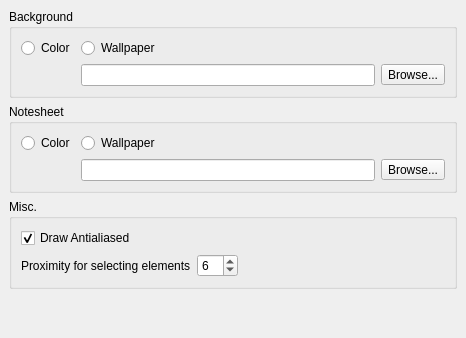
     <widget class="QWidget" name="tab2">
      <property name="accessibleName">
       <string/>
      </property>
      <attribute name="title">
       <string>Canvas</string>
      </attribute>
      <layout class="QVBoxLayout">
       <property name="spacing">
        <number>6</number>
       </property>
       <property name="margin">
        <number>9</number>
       </property>
       <item>
        <widget class="QGroupBox" name="groupBox_2">
         <property name="title">
          <string>Background</string>
         </property>
         <property name="flat">
          <bool>true</bool>
         </property>
         <layout class="QGridLayout">
          <property name="margin">
           <number>9</number>
          </property>
          <property name="spacing">
           <number>6</number>
          </property>
          <item row="0" column="1">
           <widget class="QRadioButton" name="bgWallpaperButton">
            <property name="text">
             <string>Wallpaper</string>
            </property>
           </widget>
          </item>
          <item row="0" column="0">
           <widget class="QRadioButton" name="bgColorButton">
            <property name="text">
             <string>Color</string>
            </property>
           </widget>
          </item>
          <item row="1" column="1">
           <layout class="QHBoxLayout">
            <property name="spacing">
             <number>6</number>
            </property>
            <property name="margin">
             <number>0</number>
            </property>
            <item>
             <widget class="QLineEdit" name="bgWallpaper"/>
            </item>
            <item>
             <widget class="QToolButton" name="bgWallpaperSelect">
              <property name="text">
               <string>Browse...</string>
              </property>
              <property name="icon">
               <iconset resource="mscore.qrc">
                <normaloff>:/data/fileopen.svg</normaloff>:/data/fileopen.svg</iconset>
              </property>
             </widget>
            </item>
           </layout>
          </item>
          <item row="1" column="0">
           <layout class="QHBoxLayout">
            <property name="spacing">
             <number>6</number>
            </property>
            <property name="margin">
             <number>0</number>
            </property>
            <item>
             <widget class="Awl::ColorLabel" name="bgColorLabel"/>
            </item>
           </layout>
          </item>
         </layout>
        </widget>
       </item>
       <item>
        <widget class="QGroupBox" name="groupBox_3">
         <property name="title">
          <string>Notesheet</string>
         </property>
         <property name="flat">
          <bool>true</bool>
         </property>
         <layout class="QGridLayout">
          <property name="margin">
           <number>9</number>
          </property>
          <property name="spacing">
           <number>6</number>
          </property>
          <item row="1" column="1">
           <layout class="QHBoxLayout">
            <property name="spacing">
             <number>6</number>
            </property>
            <property name="margin">
             <number>0</number>
            </property>
            <item>
             <widget class="QLineEdit" name="fgWallpaper"/>
            </item>
            <item>
             <widget class="QToolButton" name="fgWallpaperSelect">
              <property name="text">
               <string>Browse...</string>
              </property>
              <property name="icon">
               <iconset resource="mscore.qrc">
                <normaloff>:/data/fileopen.svg</normaloff>:/data/fileopen.svg</iconset>
              </property>
             </widget>
            </item>
           </layout>
          </item>
          <item row="1" column="0">
           <layout class="QHBoxLayout">
            <property name="spacing">
             <number>6</number>
            </property>
            <property name="margin">
             <number>0</number>
            </property>
            <item>
             <widget class="Awl::ColorLabel" name="fgColorLabel"/>
            </item>
           </layout>
          </item>
          <item row="0" column="1">
           <widget class="QRadioButton" name="fgWallpaperButton">
            <property name="text">
             <string>Wallpaper</string>
            </property>
           </widget>
          </item>
          <item row="0" column="0">
           <widget class="QRadioButton" name="fgColorButton">
            <property name="text">
             <string>Color</string>
            </property>
           </widget>
          </item>
         </layout>
        </widget>
       </item>
       <item>
        <widget class="QGroupBox" name="groupBox_4">
         <property name="title">
          <string>Misc.</string>
         </property>
         <property name="flat">
          <bool>true</bool>
         </property>
         <layout class="QGridLayout">
          <item row="1" column="0">
           <widget class="QLabel" name="label_24">
            <property name="text">
             <string>Proximity for selecting elements</string>
            </property>
           </widget>
          </item>
          <item row="1" column="1">
           <widget class="QSpinBox" name="proximity">
            <property name="minimum">
             <number>1</number>
            </property>
            <property name="value">
             <number>6</number>
            </property>
           </widget>
          </item>
          <item row="1" column="2" colspan="2">
           <spacer>
            <property name="orientation">
             <enum>Qt::Horizontal</enum>
            </property>
            <property name="sizeHint" stdset="0">
             <size>
              <width>201</width>
              <height>20</height>
             </size>
            </property>
           </spacer>
          </item>
          <item row="0" column="0">
           <widget class="QCheckBox" name="drawAntialiased">
            <property name="toolTip">
             <string>disable antialiased drawing</string>
            </property>
            <property name="whatsThis">
             <string>uncheck this to speed up drawing</string>
            </property>
            <property name="text">
             <string>Draw Antialiased</string>
            </property>
            <property name="checked">
             <bool>true</bool>
            </property>
           </widget>
          </item>
         </layout>
        </widget>
       </item>
       <item>
        <spacer name="verticalSpacer_3">
         <property name="orientation">
          <enum>Qt::Vertical</enum>
         </property>
         <property name="sizeHint" stdset="0">
          <size>
           <width>20</width>
           <height>40</height>
          </size>
         </property>
        </spacer>
       </item>
      </layout>
     </widget>
